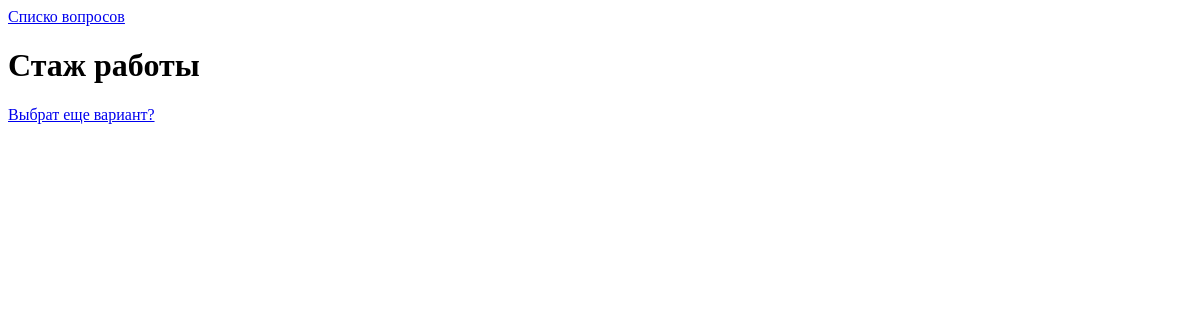
The page /polls/4/results/ on the database as committed earlier.
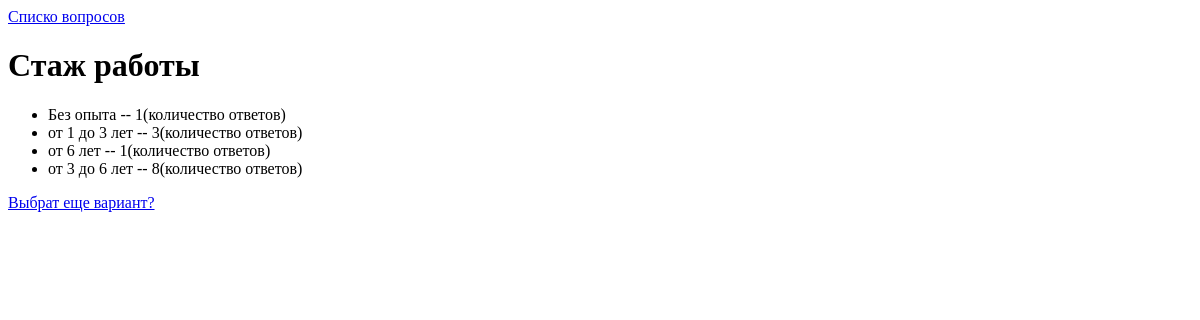
The same page on the database as committed later.
### polls/models.py (models this page shows, shortened)
class Choise(models.Model):
    question = models.ForeignKey(Questions, on_delete=models.CASCADE)
    choise_text = models.CharField(max_length=200)
    vote = models.IntegerField(default=0)

### polls/views.py (the view)
# urls.py: url(r'^(?P<pk>[0-9]+)/results/$', views.ResultsView.as_view(), name='results'),
class ResultsView(generic.DetailView):
    model = Questions
    template_name = 'polls/results.html'

### templates/polls/results.html
{% extends 'base.html' %}
{% block content %}
<h1>{{ questions.question_text }}</h1>
<ul>
{% for choice in questions.choise_set.all %}
    <li>{{ choice.choise_text }} -- {{ choice.vote }}(количество ответов)</li>
{% endfor %}
</ul>
<a href="{% url 'polls:detail' questions.id %}">Выбрат еще вариант?</a>
{% endblock %}

Rows that differ between the two databases and show on the page:
added Choise: choise_text "Без опыта", vote "1"
added Choise: choise_text "от 1 до 3 лет", vote "3"
added Choise: choise_text "от 6 лет", vote "1"
added Choise: choise_text "от 3 до 6 лет", vote "8"
